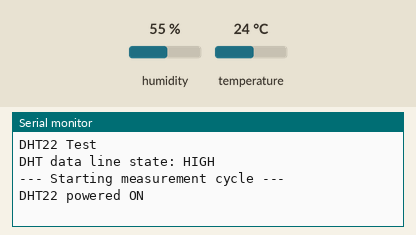
A sketch run on a simulated Arduino Uno, built with avr-gcc and run on an emulated ATmega328P. Parts: the last lines printed to the serial monitor. The inputs (shaded band) are chosen by the test bench; at power-on: humidity 55 %, temperature 24 °C.

Above: at 5.2 s.
5.3 s: humidity set to 22 %
At 10.4 s:
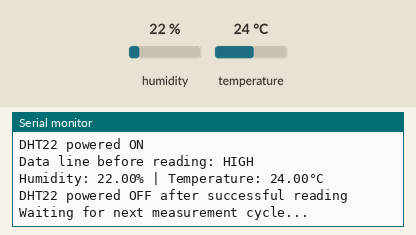
15.8 s: temperature set to 12 °C
At 18.6 s:
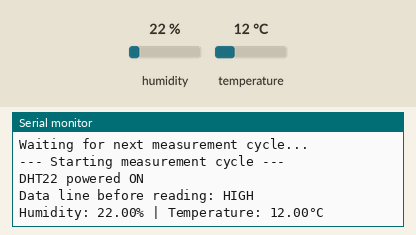
26.3 s: humidity set to 40 %
At 34.8 s:
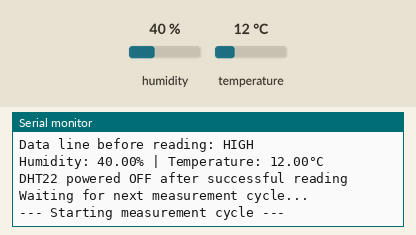

Measured:
- after the input at 5.3 s, the serial monitor: prints a new line after 2.7 s (image 1)
- after the input at 15.8 s, the serial monitor: prints a new line after 2.2 s (image 2)
- after the input at 26.3 s, the serial monitor: prints a new line after 1.7 s (image 3)

The sketch:

dht22.ino
```cpp
#include "DHT.h"

#define DHT_POWER_PIN  5    // GPIO pin to power the DHT22
#define DHT_DATA_PIN   4    // GPIO pin for DHT22 data
#define DHT_TYPE       DHT22


#define DEEP_SLEEP_TIME  10
DHT dht(DHT_DATA_PIN, DHT_TYPE);

void setup() {
  Serial.begin(115200);
  delay(1000);

  Serial.println("\nDHT22 Test");

  // Configure pins
  pinMode(DHT_POWER_PIN, OUTPUT);
  digitalWrite(DHT_POWER_PIN, LOW);
  pinMode(DHT_DATA_PIN, INPUT_PULLUP);
  digitalWrite(DHT_POWER_PIN, HIGH);
  delay(3000);
  dht.begin();

  Serial.print("DHT data line state: ");
  Serial.println(digitalRead(DHT_DATA_PIN) ? "HIGH" : "LOW");
}

void loop() {
  Serial.println("\n--- Starting measurement cycle ---");

  digitalWrite(DHT_POWER_PIN, LOW);
  delay(1000);

  // Turn sensor ON
  digitalWrite(DHT_POWER_PIN, HIGH);
  Serial.println("DHT22 powered ON");

  // DHT22 requires at least 2s after power-up
  delay(3000);

  Serial.print("Data line before reading: ");
  Serial.println(digitalRead(DHT_DATA_PIN) ? "HIGH" : "LOW");

  // Read temperature and humidity
  float humidity = dht.readHumidity();
  float temperature = dht.readTemperature();

  if (isnan(humidity) || isnan(temperature)) {
    Serial.println("Failed to read from DHT sensor!");
    Serial.print("Data line after failed reading: ");
    Serial.println(digitalRead(DHT_DATA_PIN) ? "HIGH" : "LOW");
    digitalWrite(DHT_POWER_PIN, LOW);
    Serial.println("DHT22 powered OFF due to read failure");
  } else {
    Serial.print("Humidity: ");
    Serial.print(humidity);
    Serial.print("% | Temperature: ");
    Serial.print(temperature);
    Serial.println("°C");
    delay(1000);

    // Turn sensor OFF
    digitalWrite(DHT_POWER_PIN, LOW);
    Serial.println("DHT22 powered OFF after successful reading");
  }

  Serial.println("Waiting for next measurement cycle...");
  delay(5000);
}
```
